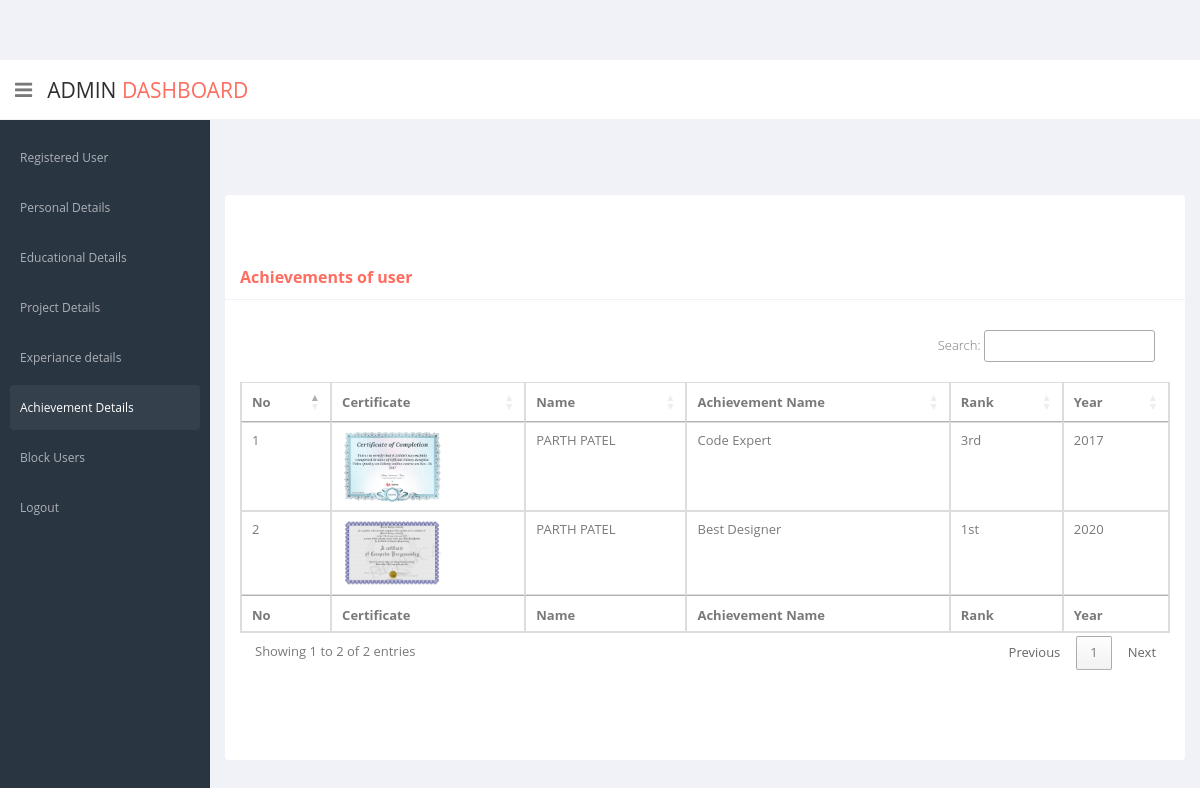
/achievement_details.php (signed in), run on the app's committed database.
### tables this page shows
CREATE TABLE `achievement_details` (
  `ach_id` int(5) NOT NULL,
  `ach_name` varchar(50) NOT NULL,
  `ach_rank` varchar(10) NOT NULL,
  `ach_year` varchar(5) NOT NULL,
  `ach_certy` varchar(50) NOT NULL,
  `reg_id` int(5) NOT NULL
);

CREATE TABLE `reg_details` (
  `reg_id` int(5) NOT NULL,
  `reg_name` varchar(20) NOT NULL,
  `reg_email` varchar(50) NOT NULL,
  `reg_passwd` varchar(200) NOT NULL,
  `reg_date` datetime DEFAULT current_timestamp(),
  `login_status` int(2) NOT NULL DEFAULT 0,
  `block_status` int(2) NOT NULL
);

### achievement_details.php (the view, shortened to what this page needs)
<?php
    include ("connection.php");
?>
<!DOCTYPE html>
<html lang="en">
<head>
    <link href="css/bootstrap.min.css" rel="stylesheet">
    <link href="css/bootstrap-reset.css" rel="stylesheet">
    <link href="assets/font-awesome/css/font-awesome.css" rel="stylesheet" />
    <link href="assets/jquery-easy-pie-chart/jquery.easy-pie-chart.css" rel="stylesheet" type="text/css" media="screen"/>
    <link rel="stylesheet" href="css/owl.carousel.css" type="text/css">
      <link href="css/slidebars.css" rel="stylesheet">
    <link href="css/style.css" rel="stylesheet">
    <link href="css/style-responsive.css" rel="stylesheet" />
    <link rel="stylesheet" type="text/css" href="https://cdn.datatables.net/1.10.24/css/jquery.dataTables.min.css">
    <link rel="stylesheet" type="text/css" href="https://cdn.datatables.net/autofill/2.3.5/css/autoFill.dataTables.min.css">
    <link rel="stylesheet" type="text/css" href="https://cdn.datatables.net/buttons/1.7.0/css/buttons.dataTables.min.css">
    <link rel="stylesheet" type="text/css" href="https://cdn.datatables.net/colreorder/1.5.3/css/colReorder.dataTables.min.css">
    <link rel="stylesheet" type="text/css" href="https://cdn.datatables.net/fixedcolumns/3.3.2/css/fixedColumns.dataTables.min.css">
    <link rel="stylesheet" type="text/css" href="https://cdn.datatables.net/fixedheader/3.1.8/css/fixedHeader.dataTables.min.css">
    <link rel="stylesheet" type="text/css" href="https://cdn.datatables.net/keytable/2.6.1/css/keyTable.dataTables.min.css">
    <link rel="stylesheet" type="text/css" href="https://cdn.datatables.net/responsive/2.2.7/css/responsive.dataTables.min.css">
    <link rel="stylesheet" type="text/css" href="https://cdn.datatables.net/rowgroup/1.1.2/css/rowGroup.dataTables.min.css">
    <link rel="stylesheet" type="text/css" href="https://cdn.datatables.net/rowreorder/1.2.7/css/rowReorder.dataTables.min.css">
    <link rel="stylesheet" type="text/css" href="https://cdn.datatables.net/scroller/2.0.3/css/scroller.dataTables.min.css">
    <link rel="stylesheet" type="text/css" href="https://cdn.datatables.net/searchbuilder/1.0.1/css/searchBuilder.dataTables.min.css">
    <link rel="stylesheet" type="text/css" href="https://cdn.datatables.net/searchpanes/1.2.1/css/searchPanes.dataTables.min.css">
    <link rel="stylesheet" type="text/css" href="https://cdn.datatables.net/select/1.3.3/css/select.dataTables.min.css">
  </head>
  <body>
  <section id="container" >
      <header class="header white-bg">
              <div class="sidebar-toggle-box">
                  <div class="fa fa-bars tooltips" data-placement="right" data-original-title="Toggle Navigation"></div>
              </div>
            <a href="register_user.php" class="logo">Admin<span> Dashboard</span></a>
        </header>
      <aside>
          <div id="sidebar"  class="nav-collapse ">
              <ul class="sidebar-menu" id="nav-accordion">
                  <li class="sub-menu">
                      <a href="register_user.php">
                          <span>Registered User</span>
                      </a>
                  </li>
                  <li class="sub-menu">
                      <a href="personal_details.php">
                          <span>Personal Details</span>
                      </a>
                  </li>
                  <li class="sub-menu">
                      <a href="educational_details.php">
                          <span>Educational Details</span>
                      </a>
                  </li>
                  <li class="sub-menu">
                      <a href="project_details.php">
                          <span>Project Details</span>
                      </a>
                  </li>
                  <li class="sub-menu">
                      <a href="experiance_details.php" >
                          <span>Experiance details</span>
                      </a>
                  </li>
                  <li class="sub-menu">
                      <a href="achievement_details.php" class="active">
                          <span>Achievement Details</span>
                      </a>
                  </li>
                  <li class="sub-menu">
                      <a href="block_users.php" >
                          <span>Block Users</span>
                      </a>
                  </li>
                  <li class="sub-menu">
                      <a href="logout.php" >
                          <span>Logout</span>
                      </a>
                  </li>
              </ul>
          </div>
      </aside>
      <section id="main-content">
          <section class="wrapper">
            <section class="panel">
                <header class="panel-heading text-danger"><b>Achievements of user</b></header>
                <div class="panel-body">
                       <table class="table table-bordered" id="pdDT">
                        <thead>
                            <tr>
                              <th>No</th>
                              <th>Certificate</th>
                              <th>Name</th>
                              <th>Achievement Name</th>
                              <th>Rank</th>
                              <th>Year</th>
                            </tr>
                        </thead>
                        <tbody>
                            <?php
                              $q1 = "select * from achievement_details ad,reg_details rd where ad.reg_id=rd.reg_id order by reg_name asc";
                              $result = $con->query($q1);
                              $count=1;
                              if ($result->num_rows > 0) {
                                while($row = $result->fetch_assoc()) {
                            ?>
                            <?php
                                if($row['block_status']==0){
                            ?>
                            <tr>
                                <td><?php echo $count; ?></td>
                                <td><img style="width: 100px;height: 10%;" src="../certificates/<?php echo $row['ach_certy']; ?>"></td>
                                <td><?php echo strtoupper($row['reg_name']); ?></td>
                                <td><?php echo $row['ach_name']; ?></td>
                                <td><?php echo $row['ach_rank']; ?></td>
                                <td><?php echo $row['ach_year']; ?></td>
                            </tr>
                            <?php } ?>
                          <?php $count++; }} ?>
                        </tbody>
                        <tfoot>
                            <tr>
                              <th>No</th>
                              <th>Certificate</th>
                              <th>Name</th>
                              <th>Achievement Name</th>
                              <th>Rank</th>
                              <th>Year</th>
                            </tr>
                        </tfoot>
                  </table>
                </div>
            </section>
          </section>
      </section>
  </section>
</body>
</html>

### data on the page
achievement_details: ach_certy (picture), reg.reg_name "PARTH PATEL", ach_name "Code Expert", ach_rank "3rd", ach_year "2017"
achievement_details: ach_certy (picture), reg.reg_name "PARTH PATEL", ach_name "Best Designer", ach_rank "1st", ach_year "2020"
